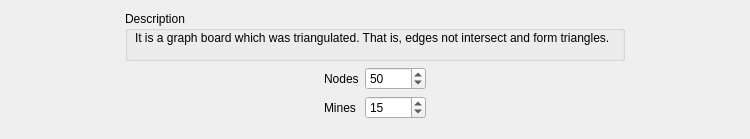
<?xml version="1.0" encoding="UTF-8"?>
<ui version="4.0">
 <class>DelaunayParametersWidget</class>
 <widget class="QWidget" name="DelaunayParametersWidget">
  <property name="geometry">
   <rect>
    <x>0</x>
    <y>0</y>
    <width>750</width>
    <height>139</height>
   </rect>
  </property>
  <property name="windowTitle">
   <string>Form</string>
  </property>
  <layout class="QVBoxLayout" name="verticalLayout">
   <item>
    <layout class="QHBoxLayout" name="horizontalLayout_2">
     <item>
      <spacer name="horizontalSpacer_3">
       <property name="orientation">
        <enum>Qt::Orientation::Horizontal</enum>
       </property>
       <property name="sizeHint" stdset="0">
        <size>
         <width>40</width>
         <height>20</height>
        </size>
       </property>
      </spacer>
     </item>
     <item>
      <widget class="QGroupBox" name="groupBox">
       <property name="sizePolicy">
        <sizepolicy hsizetype="MinimumExpanding" vsizetype="Fixed">
         <horstretch>0</horstretch>
         <verstretch>0</verstretch>
        </sizepolicy>
       </property>
       <property name="minimumSize">
        <size>
         <width>500</width>
         <height>50</height>
        </size>
       </property>
       <property name="title">
        <string>Description</string>
       </property>
       <widget class="QLabel" name="label_3">
        <property name="geometry">
         <rect>
          <x>10</x>
          <y>20</y>
          <width>481</width>
          <height>21</height>
         </rect>
        </property>
        <property name="text">
         <string>It is a graph board which was triangulated. That is, edges not intersect and form triangles.</string>
        </property>
        <property name="alignment">
         <set>Qt::AlignmentFlag::AlignLeading|Qt::AlignmentFlag::AlignLeft|Qt::AlignmentFlag::AlignTop</set>
        </property>
       </widget>
      </widget>
     </item>
     <item>
      <spacer name="horizontalSpacer_4">
       <property name="orientation">
        <enum>Qt::Orientation::Horizontal</enum>
       </property>
       <property name="sizeHint" stdset="0">
        <size>
         <width>40</width>
         <height>20</height>
        </size>
       </property>
      </spacer>
     </item>
    </layout>
   </item>
   <item>
    <layout class="QHBoxLayout" name="horizontalLayout">
     <item>
      <spacer name="horizontalSpacer">
       <property name="orientation">
        <enum>Qt::Orientation::Horizontal</enum>
       </property>
       <property name="sizeHint" stdset="0">
        <size>
         <width>180</width>
         <height>20</height>
        </size>
       </property>
      </spacer>
     </item>
     <item>
      <layout class="QFormLayout" name="formLayout">
       <item row="0" column="0">
        <widget class="QLabel" name="label">
         <property name="text">
          <string>Nodes</string>
         </property>
        </widget>
       </item>
       <item row="0" column="1">
        <widget class="QSpinBox" name="nodesSpinBox">
         <property name="minimum">
          <number>2</number>
         </property>
         <property name="maximum">
          <number>10000</number>
         </property>
         <property name="value">
          <number>50</number>
         </property>
        </widget>
       </item>
       <item row="1" column="0">
        <widget class="QLabel" name="label_2">
         <property name="text">
          <string>Mines</string>
         </property>
        </widget>
       </item>
       <item row="1" column="1">
        <widget class="QSpinBox" name="minesSpinBox">
         <property name="minimum">
          <number>1</number>
         </property>
         <property name="value">
          <number>15</number>
         </property>
        </widget>
       </item>
      </layout>
     </item>
     <item>
      <spacer name="horizontalSpacer_2">
       <property name="orientation">
        <enum>Qt::Orientation::Horizontal</enum>
       </property>
       <property name="sizeHint" stdset="0">
        <size>
         <width>179</width>
         <height>20</height>
        </size>
       </property>
      </spacer>
     </item>
    </layout>
   </item>
   <item>
    <spacer name="verticalSpacer">
     <property name="orientation">
      <enum>Qt::Orientation::Vertical</enum>
     </property>
     <property name="sizeHint" stdset="0">
      <size>
       <width>20</width>
       <height>2</height>
      </size>
     </property>
    </spacer>
   </item>
  </layout>
 </widget>
 <resources/>
 <connections/>
</ui>
